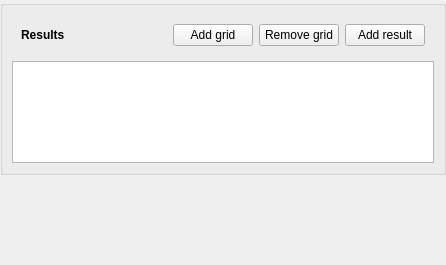
<?xml version="1.0" encoding="UTF-8"?>
<ui version="4.0">
 <class>ThreeDiPluginDockWidgetBase</class>
 <widget class="QDockWidget" name="ThreeDiPluginDockWidgetBase">
  <property name="geometry">
   <rect>
    <x>0</x>
    <y>0</y>
    <width>446</width>
    <height>265</height>
   </rect>
  </property>
  <property name="minimumSize">
   <size>
    <width>107</width>
    <height>133</height>
   </size>
  </property>
  <property name="styleSheet">
   <string notr="true"/>
  </property>
  <property name="allowedAreas">
   <set>Qt::LeftDockWidgetArea|Qt::RightDockWidgetArea</set>
  </property>
  <property name="windowTitle">
   <string>ThreeDiPlugin</string>
  </property>
  <widget class="QWidget" name="dockWidgetContents">
   <layout class="QGridLayout" name="gridLayout">
    <property name="leftMargin">
     <number>0</number>
    </property>
    <property name="topMargin">
     <number>0</number>
    </property>
    <property name="rightMargin">
     <number>0</number>
    </property>
    <property name="bottomMargin">
     <number>0</number>
    </property>
    <property name="spacing">
     <number>0</number>
    </property>
    <item row="0" column="0">
     <widget class="QScrollArea" name="scrollArea">
      <property name="styleSheet">
       <string notr="true"/>
      </property>
      <property name="frameShape">
       <enum>QFrame::NoFrame</enum>
      </property>
      <property name="verticalScrollBarPolicy">
       <enum>Qt::ScrollBarAsNeeded</enum>
      </property>
      <property name="horizontalScrollBarPolicy">
       <enum>Qt::ScrollBarAsNeeded</enum>
      </property>
      <property name="widgetResizable">
       <bool>true</bool>
      </property>
      <widget class="QWidget" name="scrollAreaWidgetContents">
       <property name="geometry">
        <rect>
         <x>0</x>
         <y>0</y>
         <width>446</width>
         <height>239</height>
        </rect>
       </property>
       <layout class="QVBoxLayout" name="verticalLayout">
        <property name="spacing">
         <number>0</number>
        </property>
        <property name="leftMargin">
         <number>0</number>
        </property>
        <property name="topMargin">
         <number>0</number>
        </property>
        <property name="rightMargin">
         <number>0</number>
        </property>
        <property name="bottomMargin">
         <number>0</number>
        </property>
        <item>
         <widget class="QGroupBox" name="groupBox_Plugin">
          <property name="sizePolicy">
           <sizepolicy hsizetype="Preferred" vsizetype="Fixed">
            <horstretch>0</horstretch>
            <verstretch>0</verstretch>
           </sizepolicy>
          </property>
          <property name="minimumSize">
           <size>
            <width>0</width>
            <height>175</height>
           </size>
          </property>
          <property name="maximumSize">
           <size>
            <width>16777215</width>
            <height>175</height>
           </size>
          </property>
          <property name="title">
           <string/>
          </property>
          <layout class="QVBoxLayout" name="verticalLayout_5">
           <item>
            <widget class="QWidget" name="widget" native="true">
             <layout class="QHBoxLayout" name="horizontalLayout">
              <item>
               <widget class="QLabel" name="label">
                <property name="text">
                 <string>&lt;b&gt;Results&lt;/b&gt;</string>
                </property>
               </widget>
              </item>
              <item>
               <spacer name="horizontalSpacer">
                <property name="orientation">
                 <enum>Qt::Horizontal</enum>
                </property>
                <property name="sizeHint" stdset="0">
                 <size>
                  <width>40</width>
                  <height>20</height>
                 </size>
                </property>
               </spacer>
              </item>
              <item>
               <widget class="QPushButton" name="pushButton_AddGrid">
                <property name="toolTip">
                 <string/>
                </property>
                <property name="styleSheet">
                 <string notr="true"/>
                </property>
                <property name="text">
                 <string>Add grid</string>
                </property>
               </widget>
              </item>
              <item>
               <widget class="QPushButton" name="pushButton_RemoveGrid">
                <property name="text">
                 <string>Remove grid</string>
                </property>
               </widget>
              </item>
              <item>
               <widget class="QPushButton" name="pushButton_AddResult">
                <property name="text">
                 <string>Add result</string>
                </property>
               </widget>
              </item>
             </layout>
            </widget>
           </item>
           <item>
            <widget class="QTreeView" name="treeView">
             <property name="headerHidden">
              <bool>true</bool>
             </property>
            </widget>
           </item>
          </layout>
         </widget>
        </item>
        <item>
         <spacer name="verticalSpacer">
          <property name="orientation">
           <enum>Qt::Vertical</enum>
          </property>
          <property name="sizeHint" stdset="0">
           <size>
            <width>20</width>
            <height>40</height>
           </size>
          </property>
         </spacer>
        </item>
       </layout>
      </widget>
     </widget>
    </item>
   </layout>
  </widget>
 </widget>
 <resources/>
 <connections/>
</ui>
